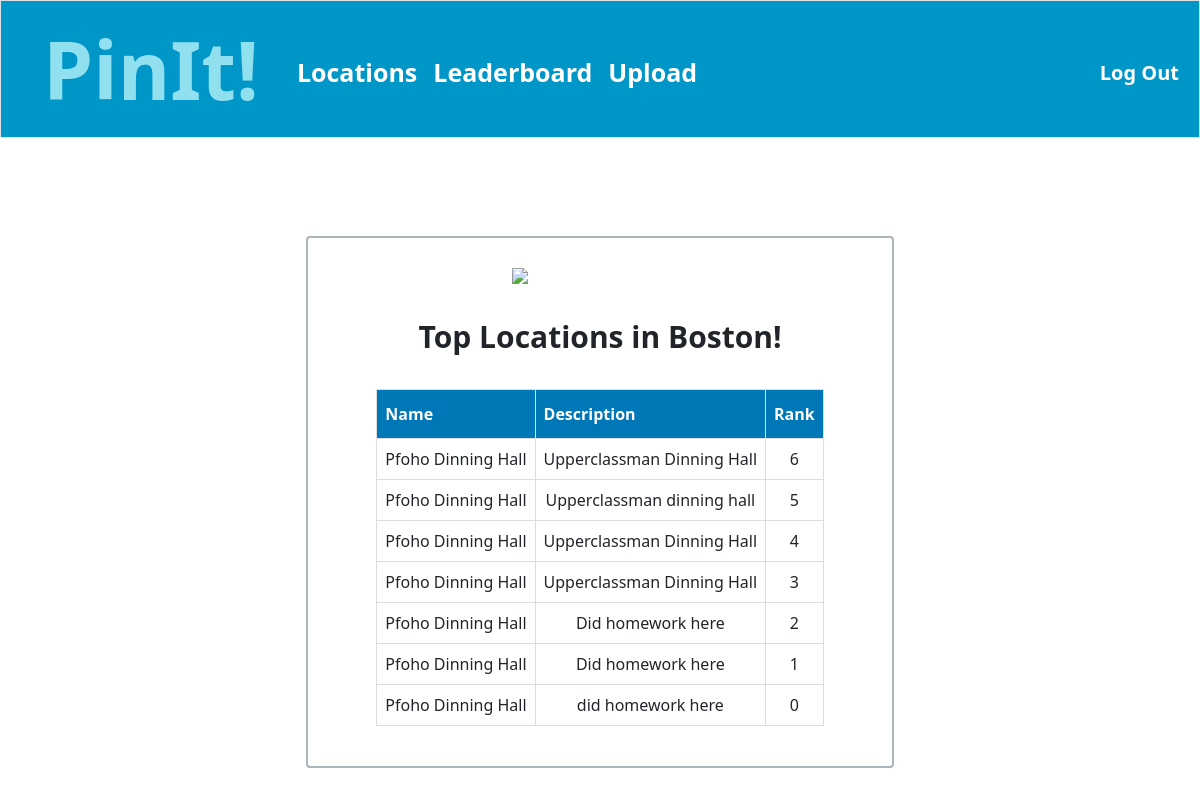
The app's page /leaderboard (signed in), older data.
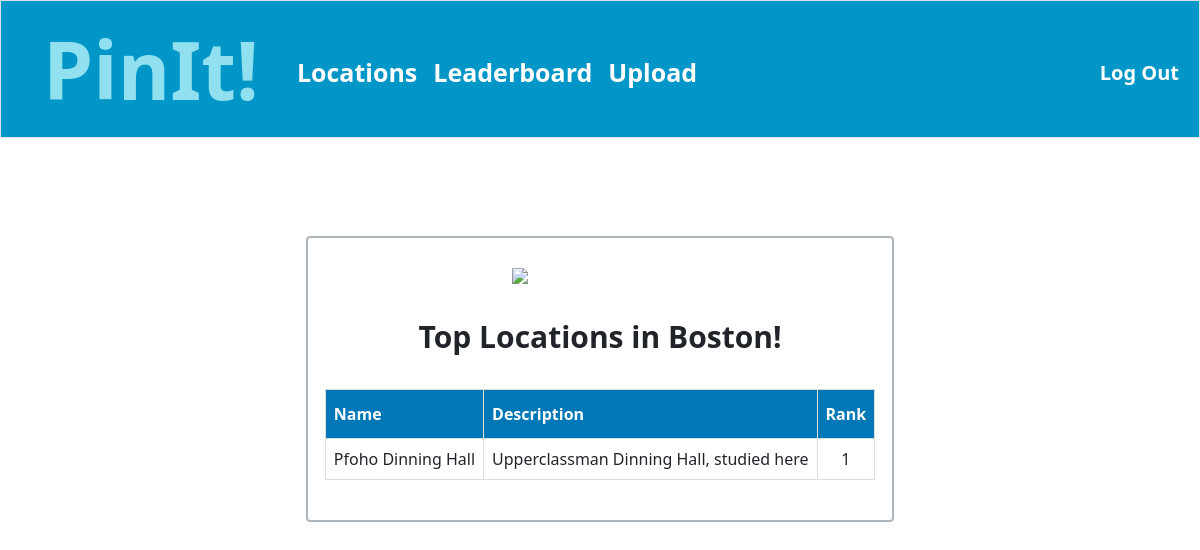
The same page, newer data.
### tables this page shows
CREATE TABLE locations (id INTEGER PRIMARY KEY AUTOINCREMENT NOT NULL, name TEXT NOT NULL, description TEXT NOT NULL, rank INTEGER DEFAULT 0, lat DECIMAL, long DECIMAL);

### app.py (the view)
@app.route("/leaderboard", methods=["GET", "POST"])
@login_required
def leaderboard():
    locations = db.execute("SELECT * FROM locations ORDER BY rank DESC")
    return render_template("leaderboard.html", locations=locations)

### app.py (called while the page is built)
@app.after_request
def after_request(response):
    response.headers["Cache-Control"] = "no-cache, no-store, must-revalidate"
    response.headers["Expires"] = 0
    response.headers["Pragma"] = "no-cache"
    return response

### helpers.py (called while the page is built)
def login_required(f):
    @wraps(f)
    def decorated_function(*args, **kwargs):
        if session.get("user_id") is None:
            return redirect("/login")
        return f(*args, **kwargs)
    return decorated_function

### templates/leaderboard.html (shortened to what this page needs)
{% extends "layout.html" %}
{% block main %}
<div class="center" style="margin-top: 50px">
    <div class="flex-container _box">
            <img class="image" style="width: 30%" src="{{ url_for('static', filename='leaderboard.png')}}">
        <p class="center simple_text" style="padding-left: 40px; padding-right: 40px;"> Top Locations in Boston!</p>
        <table class="center" id="table_" class="w3-table-all w3-hoverabl" style = "margin-bottom: 40px;">
            <tr>
                <th> Name</th>
                <th> Description </th>
                <th> Rank </th>
            </tr>
            {% for location in locations %}
            <tr>
                <td>{{ location.name }}</td>
                <td>{{ location.description }}</td>
                <td>{{ location.rank }}</td>
            </tr>
            {% endfor %}
        </table>
    </div>
</div>
{% endblock %}

### templates/layout.html (shortened to what this page needs)
<!DOCTYPE html>
<html lang="en">
    <head>
        <link href="https://cdn.jsdelivr.net/npm/bootstrap@5.1.3/dist/css/bootstrap.min.css" rel="stylesheet">
        <link href="/static/styles.css" rel="stylesheet">
    </head>
    <body>
        <nav class="border navbar navbar-expand-md navbar-light" style="background-color: #0096c7;">
            <div class="container-fluid">
                <a href="/" style="color: #90e0ef; font-weight: bold; font-family: system-ui, -apple-system, BlinkMacSystemFont, 'Segoe UI', Roboto, Oxygen, Ubuntu, Cantarell, 'Open Sans', 'Helvetica Neue', sans-serif; font-size: 80px; margin-left: 30px;  text-decoration: none;">PinIt!</span></a>
                <div class="collapse navbar-collapse" id="navbar">
                    {% if session["user_id"] %}
                        <ul class="navbar-nav me-auto mt-2">
                            <li class="nav-item"><a class="nav-link" href="/" style="font-weight: bold; font-size: 25px; color: white; margin-left: 30px;">Locations </a></li>
                            <li class="nav-item"><a class="nav-link" href="/leaderboard" style="font-weight: bold; font-size: 25px; color: white;"> Leaderboard </a></li>
                            <li class="nav-item"><a class="nav-link" href="/upload" style="font-weight: bold; font-size: 25px; color: white;"> Upload </a></li>
                        </ul>
                        <ul class="navbar-nav ms-auto mt-2">
                            <li class="nav-item"><a class="nav-link" href="/logout" style="font-size: 20px; font-weight: bold;
                                color: white;">Log Out</a></li>
                        </ul>
                    {% endif %}
                </div>
            </div>
        </nav>
        <main class="container-fluid py-5 text-center">
            {% block main %}{% endblock %}
        </main>
    </body>
</html>

### static/styles.css (style rules this page uses)
* { margin: 0px; padding: 0px; }
.simple_text { font-size: 30px; font-family: system-ui, -apple-system, BlinkMacSystemFont, 'Segoe UI', Roboto, Oxygen, Ubuntu, Cantarell, 'Open Sans', 'Helvetica Neue', sans-serif; font-weight: bold; margin-top: 30px; margin-bottom: 30px; }
._box { border: 2px solid #adb5bd; width: 50%; justify-content: center; border-radius: 4px; margin-bottom: 20px; }
.image { width: 30%; display: block; margin-top: 30px; margin-left: auto; margin-right: auto; }
.center { text-align: center; display: flex; justify-content: center; }
.flex-container { display: flex; flex-direction: column; justify-content: center; }
#table_ td, #table_ th { border: 1px solid #ddd; padding: 8px; }
#table_ th { padding-top: 12px; padding-bottom: 12px; text-align: left; background-color: #0077b6; color: white; }

Row changes from the older to the newer data that the page shows:
removed locations: name "Pfoho Dinning Hall", description "Upperclassman Dinning Hall", rank "6"
removed locations: name "Pfoho Dinning Hall", description "Upperclassman dinning hall", rank "5"
removed locations: name "Pfoho Dinning Hall", description "Upperclassman Dinning Hall", rank "4"
removed locations: name "Pfoho Dinning Hall", description "Upperclassman Dinning Hall", rank "3"
removed locations: name "Pfoho Dinning Hall", description "Did homework here", rank "2"
removed locations: name "Pfoho Dinning Hall", description "Did homework here", rank "1"
removed locations: name "Pfoho Dinning Hall", description "did homework here", rank "0"
added locations: name "Pfoho Dinning Hall", description "Upperclassman Dinning Hall, studied here", rank "1"
